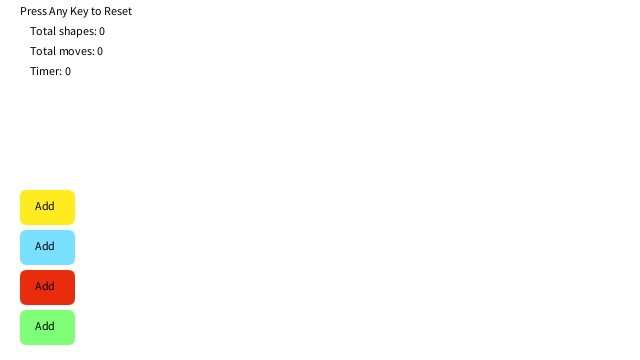
Frame 1 (no input)
Frame 60 (the mouse pressed at the canvas centre just before this capture): identical to frame 1, image omitted
Frame 120 (the mouse held since frame 60 and released just before this capture): identical to frame 1, image omitted

The Processing sketch that drew this single still picture (run headless with seeded random() and noise(); from frame 60 on, the mouse is pressed at the canvas centre):

// Processing sketch: Assignment_1
// ── Assignment_1.pde

Shape[] reds;
Shape[] yellows;
Shape[] greens;
Shape[] blues;

Button[] buttons;
boolean redsEmpty = true;
boolean yellowsEmpty = true;
boolean greensEmpty = true;
boolean bluesEmpty = true;

StopWatchTimer sw = new StopWatchTimer();

int n;
int totalMoves;

void setup(){
  
  blues = new Shape[10];
  greens = new Shape[10];
   yellows = new Shape[10];
   reds = new Shape[10];
  buttons = new Button[4]; // so far only 2 buttons
 
  size(640, 360); // width then height
 background(255);

  buttons[0] = new Button("Add", 20, 310, "green");;
  buttons[1] = new Button("Add", 20 , 270, "red");
  buttons[2] = new Button("Add", 20 , 230, "blue");
  buttons[3] = new Button("Add", 20 , 190, "yellow"); // #FFEC1F
  // sw.start();
}

void draw(){
  
  background(255);
  n =0;//shapes.length;// + reds.length; // add other values 
  if(!bluesEmpty){
  n = n + blues.length;
  }if(!redsEmpty){
   n = n + reds.length; 
  }if(!yellowsEmpty){
   n = n + yellows.length; 
  } if(!greensEmpty){
   n = n + greens.length; 
  }
  
  fill(0);
  text("Total shapes: " + str(n), 30, 35);
  text("Total moves: " + str(totalMoves), 30, 55);
  text("Press Any Key to Reset", 20, 15);
  int time = sw.seconds(); 
  text("Timer: " + str(time), 30, 75);

if (!bluesEmpty){
 for (Shape s: blues){
 s.updateLocation();
 s.drawShape();
 }
}if (!redsEmpty){
  for (Shape re: reds){
 re.updateLocation();
 re.drawShape();
 }
 }if (!greensEmpty){
  for (Shape ge: greens){
 ge.updateLocation();
 ge.drawShape();
 }
 }if (!yellowsEmpty){
  for (Shape ye: yellows){
 ye.updateLocation();
 ye.drawShape();
 }
 }
 
for (Button b: buttons){
 b.drawButton();
 }

}


// print frame rate to console

void keyPressed(){

 totalMoves = 0;
 bluesEmpty =true;
 yellowsEmpty = true; // dont draw reds
 redsEmpty = true; // dont draw reds
 greensEmpty = true; // dont draw reds
 sw.stop();
}

void mousePressed(){
  if(!bluesEmpty){
  for(Shape s: blues){
  if(s.checkSelection()){
  break;
  } } }
  if (!redsEmpty){
  for (Shape re: reds){
 if(re.checkSelection()){
 break;
 } }  }if (!greensEmpty){
  for (Shape ge: greens){
 if(ge.checkSelection()){
 break; } }
  }if (!yellowsEmpty){
  for (Shape ye: yellows){
 if(ye.checkSelection()){
 break;
 }
 } }
  
  
  for(Button bn: buttons){
 
   if(bn.selected()){ //add blocks
   print(bn.col);
   if(redsEmpty && yellowsEmpty && greensEmpty && redsEmpty){
    sw.start(); 
   }
     bn.add(bn.col);
     break;
   }
  }
  


}

void mouseReleased(){
  if(!bluesEmpty){
  for(Shape s: blues){
    if (s.locked){
      totalMoves++;
    }
   s.locked = false; 
  }
  }
  
  if (!redsEmpty){
  for(Shape re: reds){
    if (re.locked){
      totalMoves++;
    }
   re.locked = false; 
  }
  }
   if (!greensEmpty){
  for(Shape ge: greens){
    if (ge.locked){
      totalMoves++;
    }
   ge.locked = false; 
  }
  }
   if (!yellowsEmpty){
  for(Shape ye: yellows){
    if (ye.locked){
      totalMoves++;
    }
   ye.locked = false; 
  }
  }
  
}

// ── Button.pde
class Button {
  
  PVector screenLocation;
  PVector dimensions;
   boolean selected;
   int corner;
  // int col;
  String col;
   String text;
   
   Button(String _text, int x,int y, String _color){
   // col = new int(#7EFF77);
   col = _color;
    screenLocation = new PVector(x, y);//(20, 280);
    dimensions = new PVector(55, 35);
    corner = 7;
    selected = false;
    text = new String(_text);
   }
  
  void drawButton(){
  noStroke();
  if (col == "green"){
    
  fill(#7EFF77);
  }if (col == "blue"){
 fill(#7AE0FF);
 }if (col == "red"){
    fill(#E82C0C);  
  }if(col == "yellow"){
  fill(#FFEC1F);
  }
  rect(screenLocation.x, screenLocation.y, dimensions.x, dimensions.y, corner);
  fill(0);
  text(text, screenLocation.x+ 15, screenLocation.y + 20);
  }
  
  boolean selected(){
    print("inside selecteD");
   float xDistance = abs(mouseX - screenLocation.x - dimensions.x/2);
  float yDistance = abs(mouseY - screenLocation.y - dimensions.y/2);
 if (xDistance < 25 && yDistance < 15 ){
   return true;
 } else{
   return false;
 }
  }
  
  void add(String col){
   // print(redsEmpty);
   
   if (col == "red"){
   for (int i = 0; i < 10; i++){
     Shape s = new Shape(col);
     s.randomLocation();
     reds[i] = s;
      } redsEmpty = false;
  }if (col == "green"){
   for (int i = 0; i < 10; i++){
     Shape s = new Shape(col);
     s.randomLocation();
     greens[i] = s;
      } greensEmpty = false;
  }if (col == "yellow"){
   for (int i = 0; i < 10; i++){
     Shape s = new Shape(col);
     s.randomLocation();
     yellows[i] = s;
      } yellowsEmpty = false;
  }if (col == "blue"){
   for (int i = 0; i < 10; i++){
     Shape s = new Shape(col);
     s.randomLocation();
     blues[i] = s;
      } bluesEmpty = false;
  }
  
  
  
  }
  
}

// ── Circle.pde
class Circle {
  
  // not used
  
  
}

// ── Shape.pde
class Shape {
  
 PVector screenLocation;
 boolean locked;
 String col;
 
 Shape(String colorString){
  screenLocation = new PVector(width/2, height/2);
  locked = false;
  col = colorString;
  print(col);
 }


void randomLocation(){
screenLocation = new PVector(random(140, width - 20), random(height - 20));
}


boolean checkSelection(){
  float xDistance = abs(mouseX - screenLocation.x);
  float yDistance = abs(mouseY - screenLocation.y);
   
   if (xDistance < 30 && yDistance < 30 ){
    locked = true;
  }else{
  locked = false;
  }
 return locked; 
}

void updateLocation(){
  if (locked){
  
  screenLocation = new PVector(mouseX, mouseY);
  }
 }

void drawShape(){
 //noStroke();
 if (col == "blue"){
 fill(#7AE0FF);
 }if (col == "green"){
   fill(#7EFF77); 
}if(col == "red"){
  fill(#E82C0C);
}if(col == "yellow"){
  fill(#FFEC1F);
  }
 //text
 //ellipse(screenLocation.x, screenLocation.y, 30, 30);
  square(screenLocation.x, screenLocation.y, 30);
  
 //text("circle", screenLocation.x+ 30, screenLocation.y +30);
}

//int length()

}

// ── StopWatchTimer.pde
// This class based on code found here: http://www.goldb.org/stopwatchjava.html


class StopWatchTimer {
  int startTime = 0, stopTime = 0;
  boolean running = false;  
  
    
    void start() {
        startTime = millis();
        running = true;
    }
    void stop() {
        stopTime = millis();
        running = false;
    }
    int getElapsedTime() {
        int elapsed;
        if (running) {
             elapsed = (millis() - startTime);
        }
        else {
            elapsed = (stopTime - startTime);
        }
        return elapsed;
    }
    int seconds() {
      return (getElapsedTime() / 1000) % 60;
    }
    int minute() {
      return (getElapsedTime() / (1000*60)) % 60;
    }
    int hour() {
      return (getElapsedTime() / (1000*60*60)) % 24;
    }
}
